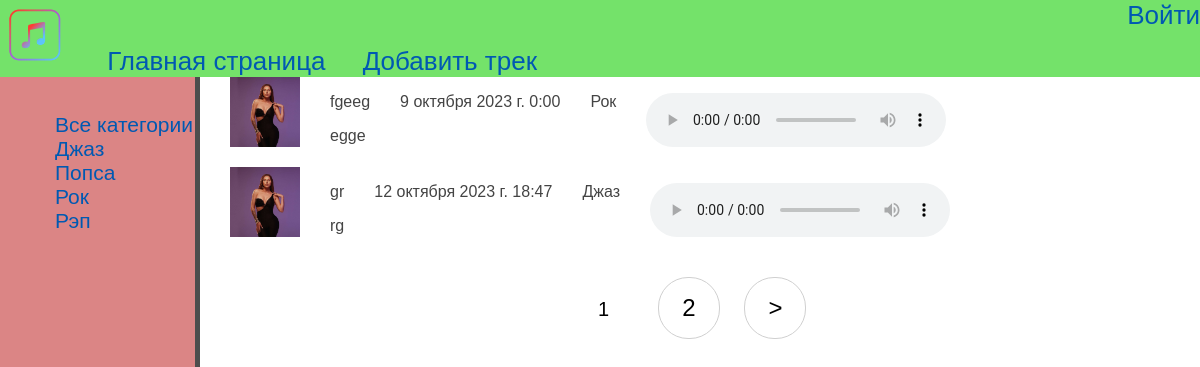
The page / on the database its author committed.
### main/models.py (models this page shows, shortened)
class Categories(models.Model):
    title = models.CharField(
        max_length=32,
        verbose_name='Название'
    )
    slug = models.SlugField(
        max_length=32,
        verbose_name='слаг',
        unique=True
    )
    def __str__(self):
        return self.title
    def get_absolute_url(self):
        return reverse('main:category', kwargs={'cat_slug': self.slug})
    class Meta:
        verbose_name = 'Категория'
        verbose_name_plural = 'Категории'
        ordering = ['title']

class Music(models.Model):
    title = models.CharField(
        max_length=32,
        verbose_name='Название'
    )
    author = models.CharField(
        max_length=32,
        verbose_name='Автор'
    )
    slug = models.SlugField(
        max_length=32,
        verbose_name='слаг',
        unique=True
    )
    image = models.ImageField(
        upload_to='photos/%Y/%m/%d',
        verbose_name='Постер'
    )
    soundfile = models.FileField(
        upload_to='sound/%Y/%m/%d',
        verbose_name='Трек'
    )
    release = models.DateTimeField(
        verbose_name='Дата выхода'
    )
    cat = models.ForeignKey(
        Categories,
        verbose_name='Категория',
        on_delete=models.CASCADE
    )
    class Meta:
        verbose_name = 'Трек'
        verbose_name_plural = 'Треки'
        ordering = ['title']

### main/views.py (the view)
# urls.py: path('', MusicHome.as_view(), name='home'),
class MusicHome(DataMixin, ListView):
    model = Music
    template_name = 'main/index.html'
    context_object_name = 'posts'
    def get_context_data(self, *, object_list=None, **kwargs):
        context = super().get_context_data(**kwargs)
        context2 = self.get_user_context(title='Главная страница')
        return context | context2

### main/utils.py (called while the page is built)
    def get_user_context(self, **kwargs):
        context = kwargs
        context['menu'] = menu
        context['cats'] = Categories.objects.all()
        return context

### templates/main/index.html
{% extends 'base.html' %}
{% block content %}
        {% for i in posts %}
        <div class="track">
            <span class="zapis"><img src="{{ i.image.url }}" alt="{{ i.title }}"></span>
            <span class="zapis">
                <p>{{ i.title }}</p>
                <p>{{ i.author }}</p>
            </span>
            <span class="zapis"><p>{{ i.release }}</p></span>
            <span class="zapis"><p>{{ i.cat }}</p></span>
            <span class="zapis"><p><audio controls><source src="{{ i.soundfile.url }}"></audio></p></span>
        </div>
        {% endfor %}
{% endblock %}

### templates/base.html (shortened to what this page needs)
{% load static %}
<!DOCTYPE html>
<html lang="en">
<head>
    <link rel="stylesheet" href="{% static 'css/style.css' %}">
</head>
<body>
{% block header %}
<header>
    <div class="left-menu">
        <span><a href="{% url 'main:home' %}"><img src="{% static 'img/logo.png' %}" alt="logo"></a></span>
        {% for i in menu %}
        <span style="margin-left: 30px;"><a href="{% url i.url_name %}">{{ i.title }}</a></span>
        {% endfor %}
    </div>
    <div class="right-menu">
        {% if request.user.is_authenticated %}
        <span>{{ user.username }} | <a href="{% url 'register:logout' %}">Выйти</a></span>
        {% else %}
        <span><a href="{% url 'register:login' %}">Войти</a></span>
        {% endif %}
    </div>
</header>
{% endblock %}
{% block aside %}
<aside>
    <ul>
        <li><a href="{% url 'main:home' %}">Все категории</a></li>
        {% for i in cats %}
            <li><a href="{{ i.get_absolute_url }}">{{ i.title }}</a></li>
        {% endfor %}
    </ul>
</aside>
{% endblock %}
{% block content %}
{% endblock %}
{% if page_obj.has_other_pages %}
<nav class="list-pages">
    <ul>
    {% for p in paginator.page_range %}
        {% if page_obj.number == p %}
        <li class="page-num page-num-selected">{{ p }}</li>
        {% elif p >= page_obj.number|add:-1 and p <= page_obj.number|add:1 %}
        <li class="page-num"><a href="?page={{ p }}">{{ p }}</a></li>
        {% endif %}
    {% endfor %}
    {% if page_obj.has_next %}
    <li class="page-num"><a href="?page={{ page_obj.next_page_number }}">&gt;</a></li>
    {% endif %}
    </ul>
</nav>
{% endif %}
</body>
</html>

### static/css/style.css (style rules this page uses)
html, body { font-family: 'Arial'; margin: 0; padding: 0; width: 100%; color: #444; }
a { color: #0059b2; text-decoration: none; }
img { width: 70px; }
header { position: sticky; top: 0; width: 100%; background-color: #74e26a; display: flex; font-size: 26px; justify-content: space-between; }
aside { padding-left: 15px; padding-top: 15px; float: left; background: #db8585; width: 15%; font-size: 21px; height: 1000px; color: #fff; border-right: 5px solid #4d4d4d; }
ul { list-style: none; }
.track { display: flex; }
.zapis { margin-left: 3%; align-items: center; }
.list-pages { text-align: center; margin: 0 0 20px 0; }
.list-pages ul { margin: 20px 0 0 0; padding: 0; list-style: none; }
.list-pages ul li { display: inline-block; margin: 0 20px 0 0; }
.list-pages a { color: #000; font-size: 24px; text-decoration: none; }
.list-pages .page-num, .page-num-selected { display: inline-block; width: 60px; height: 44px; padding: 16px 0 0 0; border: 1px solid #d0d0d0; border-radius: 30px; }
.list-pages .page-num-selected { border: none; color: #000; font-size: 20px; }

### rows shown on the page
Categories: title "Джаз"
Categories: title "Попса"
Categories: title "Рок"
Categories: title "Рэп"
Music: image (picture), title "fgeeg", author "egge", release "9 октября 2023 г. 0:00", cat "Рок"
Music: image (picture), title "gr", author "rg", release "12 октября 2023 г. 18:47", cat "Джаз"

### other values the page prints
{{ i.title }} "Главная страница" "Добавить трек"
{{ p }} "1"
{{ p }} "2"
